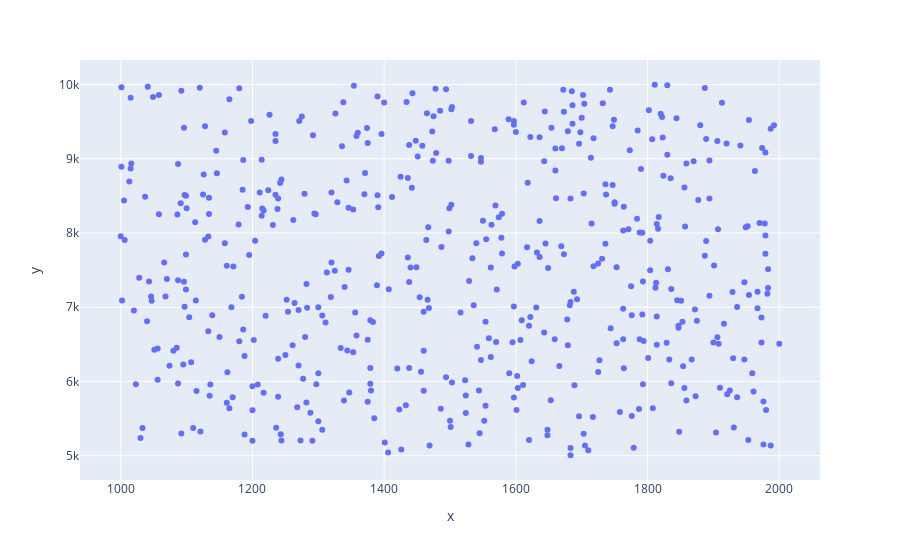

Notebook code for this chart:
### Code cell
px.scatter(x=arr1, y=arr2)

### Figure 1 — Plotly figure (JSON) as saved in the notebook; plotly's stock layout.template omitted (floating-point values rounded to 4 significant figures; data arrays with more than 128 entries replaced by an {"elided": "..."} marker saying what was removed)
{"data": [{"hovertemplate": "x=%{x}<br>y=%{y}<extra></extra>", "legendgroup": "", "marker": {"color": "#636efa", "symbol": "circle"}, "mode": "markers", "name": "", "orientation": "v", "showlegend": false, "type": "scatter", "x": {"elided": "500 int values"}, "xaxis": "x", "y": {"elided": "500 int values"}, "yaxis": "y"}], "layout": {"legend": {"tracegroupgap": 0}, "margin": {"t": 60}, "xaxis": {"anchor": "y", "domain": [0, 1], "title": {"text": "x"}}, "yaxis": {"anchor": "x", "domain": [0, 1], "title": {"text": "y"}}}}
